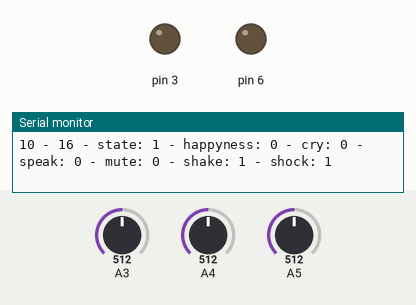
Recording of a sketch running on a simulated Arduino Uno, built with avr-gcc and run on an emulated ATmega328P. Parts: output pins drawn as LEDs (lit = HIGH), the last lines printed to the serial monitor. Inputs (shaded band) come from the test bench; at power-on: A3 = 512, A4 = 512, A5 = 512.

Above: at 0.02 s.
At 5.1 s:
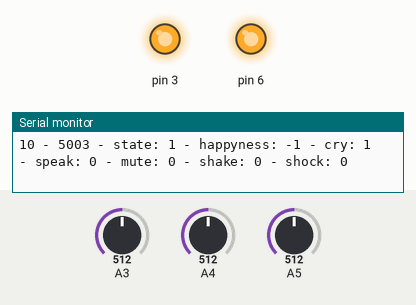
Timing chart, 0 to 13.0 s (numbered marks = the images above):
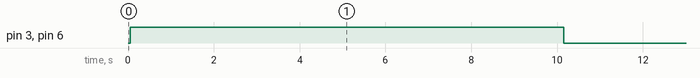

The sketch:

dingo.ino
```cpp
#include "Baby.h"

Baby dingo = Baby();  // in seconds

void setup(){
  Serial.begin(9600);
  dingo.opt(10); // rest time in second
}

void loop(){
  dingo.alive();
  Serial.print("state: "); Serial.print(dingo.state);
  Serial.print(" - happyness: "); Serial.print(dingo.happyness);
  Serial.print(" - cry: "); Serial.print(dingo.isCrying);
  Serial.print(" - speak: "); Serial.print(dingo.isSpeaking);
  Serial.print(" - mute: "); Serial.print(dingo.isMute);
  Serial.print(" - shake: "); Serial.print(dingo.shake);
  Serial.print(" - shock: "); Serial.println(dingo.shock);
}
```

Baby.cpp
```cpp
#include "Baby.h"
#include "Arduino.h"
#include "Eyes.h"
#include "Movement.h"

Eyes eyes = Eyes();
Movement acc = Movement();

enum state_enum {ASLEEP,AWAKE};

int MAXHAPPY = 1000;

Baby::Baby(){
  int shake = 0;
  int shock = 0;
  int happyness = 0; // 0 - 10
  acc.pins(3,4,5); // x, y, z
  acc.shockSensibility(5); // 0 - 10
  acc.shakeSensibility(5); // 0 - 10
  eyes.pins(3,6);
  uint8_t state = AWAKE;
  bool isBeenShocked = false;
  unsigned long birthday = millis();
  bool isCrying   = false;
  bool isSpeaking = false;
  bool isMute     = false;
  int SLEEPTIME;
}

void Baby::opt(int sleepTime){
  SLEEPTIME = sleepTime;
}

void Baby::alive(){
  switch(state){
    case AWAKE:
      awake();
      if(_timetosleep()){
        _go_to_sleep();
        state = ASLEEP;
      }
      break;
    case ASLEEP:
      sleep();
      if(!_timetosleep()){
        _wake_up();
        state = AWAKE;
      }
      break;
  }
}

bool Baby::_timetosleep(){
  long age = millis() - birthday;
  long temp = age % (SLEEPTIME*1000);
  Serial.print(SLEEPTIME); Serial.print(" - ");
  Serial.print(temp); Serial.print(" - ");
  if (temp < SLEEPTIME*1000/2 && !isBeenShocked){
    return true;
  } else if (temp >= SLEEPTIME*1000/2){
    isBeenShocked = false;
    return false;
  } else {
    return false;
  }
}

void Baby::_go_to_sleep(){
  // Do somethin when he goes to sleep
}

void Baby::_wake_up(){
  // Do somethin when he wakes up
}

void Baby::_updateEmotion(){
  acc.updateValues();
  shock = acc.shock();
  shake = acc.shake();
  if (acc.shock()){
    happyness = 0;
  } else if (acc.shake() && (happyness <= MAXHAPPY)){
    happyness += 4;
  } else if (happyness >= 0){
    happyness -= 1;
  }
}

void Baby::_triggerEmotion(){
  isCrying   = false;
  isSpeaking = false;
  isMute     = false;
  if(happyness < MAXHAPPY/3) {
    cry();
  } else if(happyness >= MAXHAPPY/3 && happyness < MAXHAPPY/3*2) {
    speak();
  } else if (happyness >= MAXHAPPY/3*2) {
    mute();
  }
}

void Baby::_check_if_shocked(){
  acc.updateValues();
  shock = acc.shock();
  shake = acc.shake();
  if (shock) isBeenShocked = true;
}

void Baby::sleep(){
  _check_if_shocked();
  eyes.close();
}

void Baby::awake(){
  _updateEmotion();
  _triggerEmotion();
  eyes.open();
}

void Baby::cry(){
  isCrying = true;
  // play crying mp3
}

void Baby::speak(){
  isSpeaking = true;
  // play speking mp3
}

void Baby::mute(){
  isMute = true;
  // stop audio
}
```

Baby.h
```cpp
#ifndef Baby_h
#define Baby_h

#include "Arduino.h"

class Baby
{
  public:
    Baby();
    void alive();
    void sleep();
    void awake();
    void cry();
    void speak();
    void mute();
    int state;
    int happyness;
    bool isCrying;
    bool isSpeaking;
    bool isMute;
    int shake;
    int shock;
    void opt(int);
  private:
    bool isBeenShocked;
    unsigned long birthday;
    bool _timetosleep();
    void _go_to_sleep();
    void _wake_up();
    void _updateEmotion();
    void _check_if_shocked();
    void _triggerEmotion();
    int SLEEPTIME;
};

#endif
```

Eyes.cpp
```cpp
#include "Eyes.h"
#include "Arduino.h"

Eyes::Eyes(){
  int eye_right;
  int eye_left;
}

void Eyes::open(){
  digitalWrite(eye_right, HIGH);
  digitalWrite(eye_left,  HIGH);
}

void Eyes::close(){
  digitalWrite(eye_right, LOW);
  digitalWrite(eye_left,  LOW);
}

void Eyes::pins(int r, int l){
  eye_right = r;
  eye_left = l;
  pinMode(eye_right, OUTPUT);
  pinMode(eye_left,  OUTPUT);
}
```

Eyes.h
```cpp
#ifndef Eyes_h
#define Eyes_h

#include "Arduino.h"

class Eyes
{
  public:
    Eyes();
    void open();
    void close();
    void pins(int,int);
  private:
    int eye_right;
    int eye_left;
};

#endif
```

movement.cpp
```cpp
#include "Movement.h"
#include "Arduino.h"

Movement::Movement(){
  int _pin_x;
  int _pin_y;
  int _pin_z;
  int _shake_sensibility;
  int _shock_sensibility;
  bool _shake;
  bool _shock;
  long _prev = 0;
}

void Movement::updateValues(){
  int i;
  long x = 0;
  long y = 0;
  long z = 0;
  long curr;
  long delta;
  for (i=0 ; i<50 ; i++) {
    x = x + analogRead(_pin_x);
    y = y + analogRead(_pin_y);
    z = z + analogRead(_pin_z);
  }
  x = (x/50);
  y = (y/50);
  z = (z/50);
  curr = x + y + z;
  delta = abs(curr-_prev);
  _shake = (delta > _shake_sensibility); // 4 Optimal Value
  _shock = (delta > map(_shock_sensibility,0,10,200,1000)); // 400 Optimal Value
  _prev = curr;
}

void Movement::pins(int x, int y, int z){
  _pin_x = x;
  _pin_y = y;
  _pin_z = z;
  pinMode(_pin_x, INPUT);
  pinMode(_pin_y, INPUT);
  pinMode(_pin_z, INPUT);
}

void Movement::shockSensibility(int shock){
  _shock_sensibility = shock;
}

void Movement::shakeSensibility(int shake){
  _shake_sensibility = shake;
}

bool Movement::shake(){
  return _shake;
}

bool Movement::shock(){
  return _shock;
}
```

movement.h
```cpp
#ifndef Movement_h
#define Movement_h

#include "Arduino.h"

class Movement
{
  public:
    Movement();
    void updateValues();
    void shockSensibility(int);
    void shakeSensibility(int);
    void pins(int,int,int);
    bool shake();
    bool shock();
  private:
    int _pin_x;
    int _pin_y;
    int _pin_z;
    long _prev;
    bool _shake;
    bool _shock;
    int _shake_sensibility;
    int _shock_sensibility;
};

#endif
```

Measured:
- by itself, pin 3, pin 6: repeats every 10.0 s: LOW 5.0 s, HIGH 5.1 s
